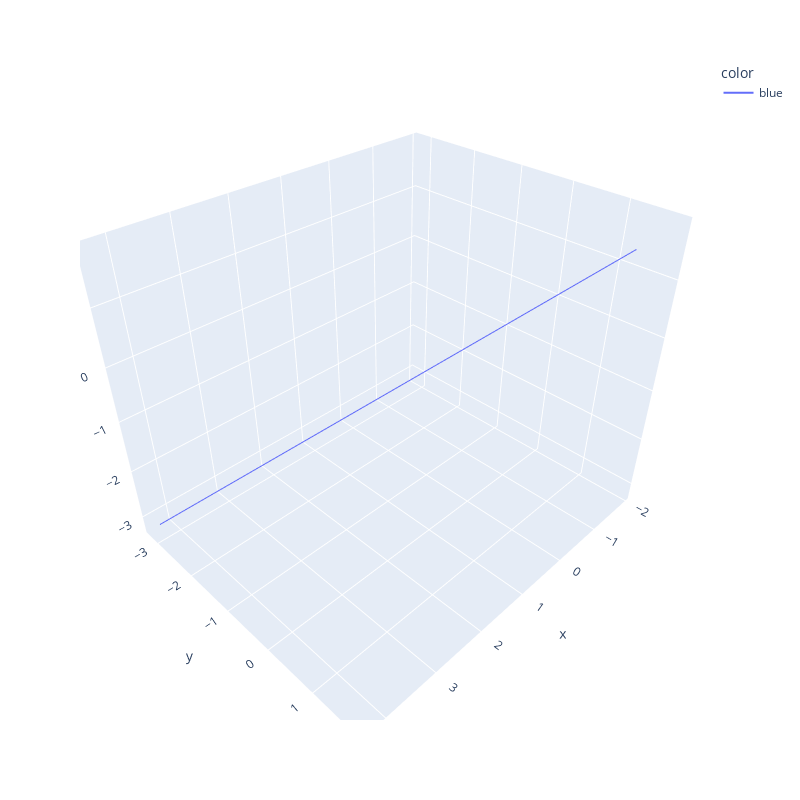

The notebook cell this image was saved under:
### Code cell
fig  = px.line_3d(x=session.z[:, 0], y=session.z[:, 1], z=session.z[:, 2], color=["blue"]*len(session.z), width=800, height=800)
fig.show()

### Figure 1 — Plotly figure (JSON) as saved in the notebook; plotly's stock layout.template omitted (floating-point values rounded to 4 significant figures; data arrays with more than 128 entries replaced by an {"elided": "..."} marker saying what was removed)
{"data": [{"hovertemplate": "color=blue<br>x=%{x}<br>y=%{y}<br>z=%{z}<extra></extra>", "legendgroup": "blue", "line": {"color": "#636efa", "dash": "solid"}, "marker": {"symbol": "circle"}, "mode": "lines", "name": "blue", "scene": "scene", "showlegend": true, "type": "scatter3d", "x": {"elided": "1100 float values"}, "y": {"elided": "1100 float values"}, "z": {"elided": "1100 float values"}}], "layout": {"height": 800, "legend": {"title": {"text": "color"}, "tracegroupgap": 0}, "margin": {"t": 60}, "scene": {"domain": {"x": [0, 1], "y": [0, 1]}, "xaxis": {"title": {"text": "x"}}, "yaxis": {"title": {"text": "y"}}, "zaxis": {"title": {"text": "z"}}}, "width": 800}}
